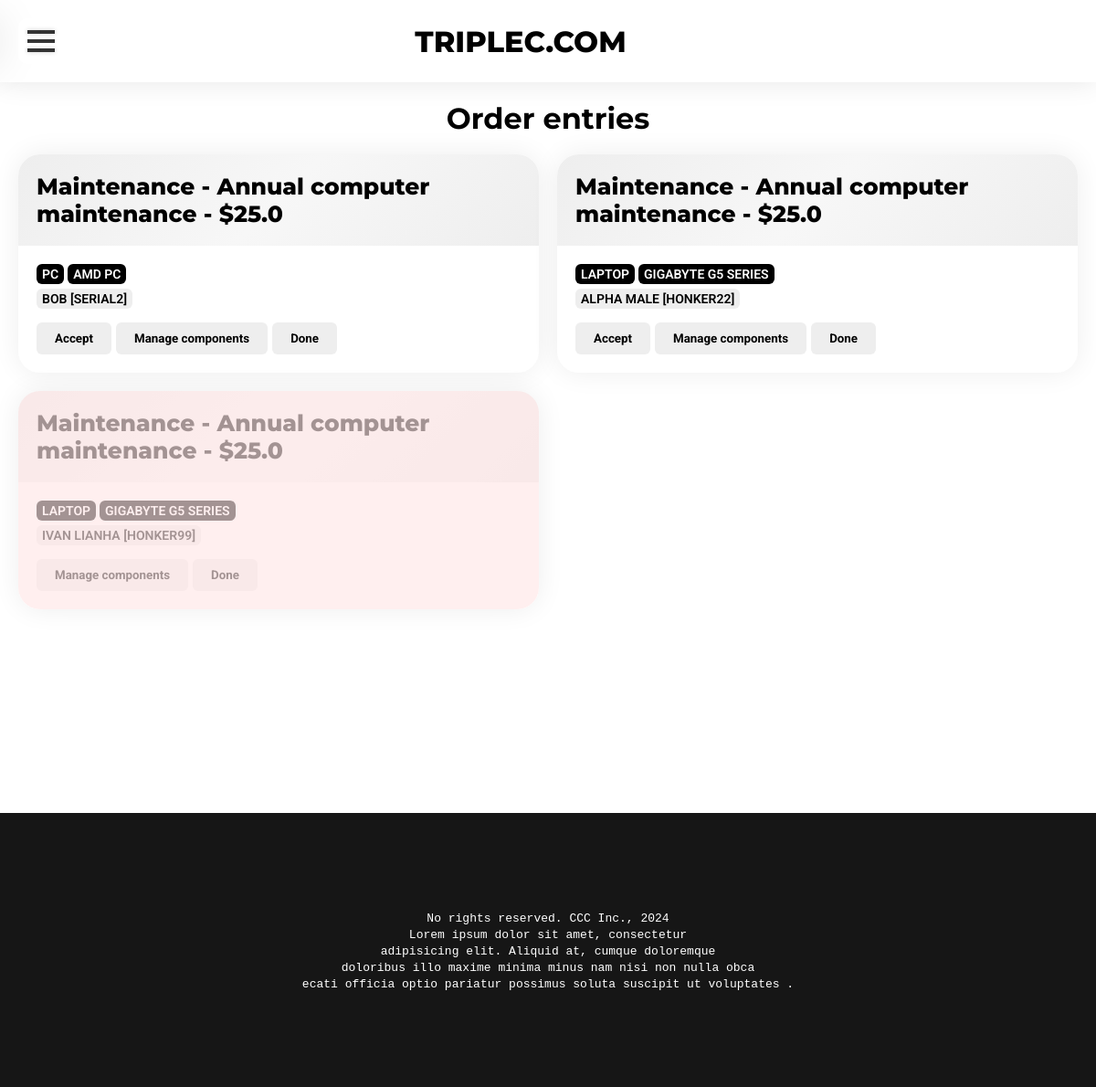
The app's page /master/ (signed in), older data.
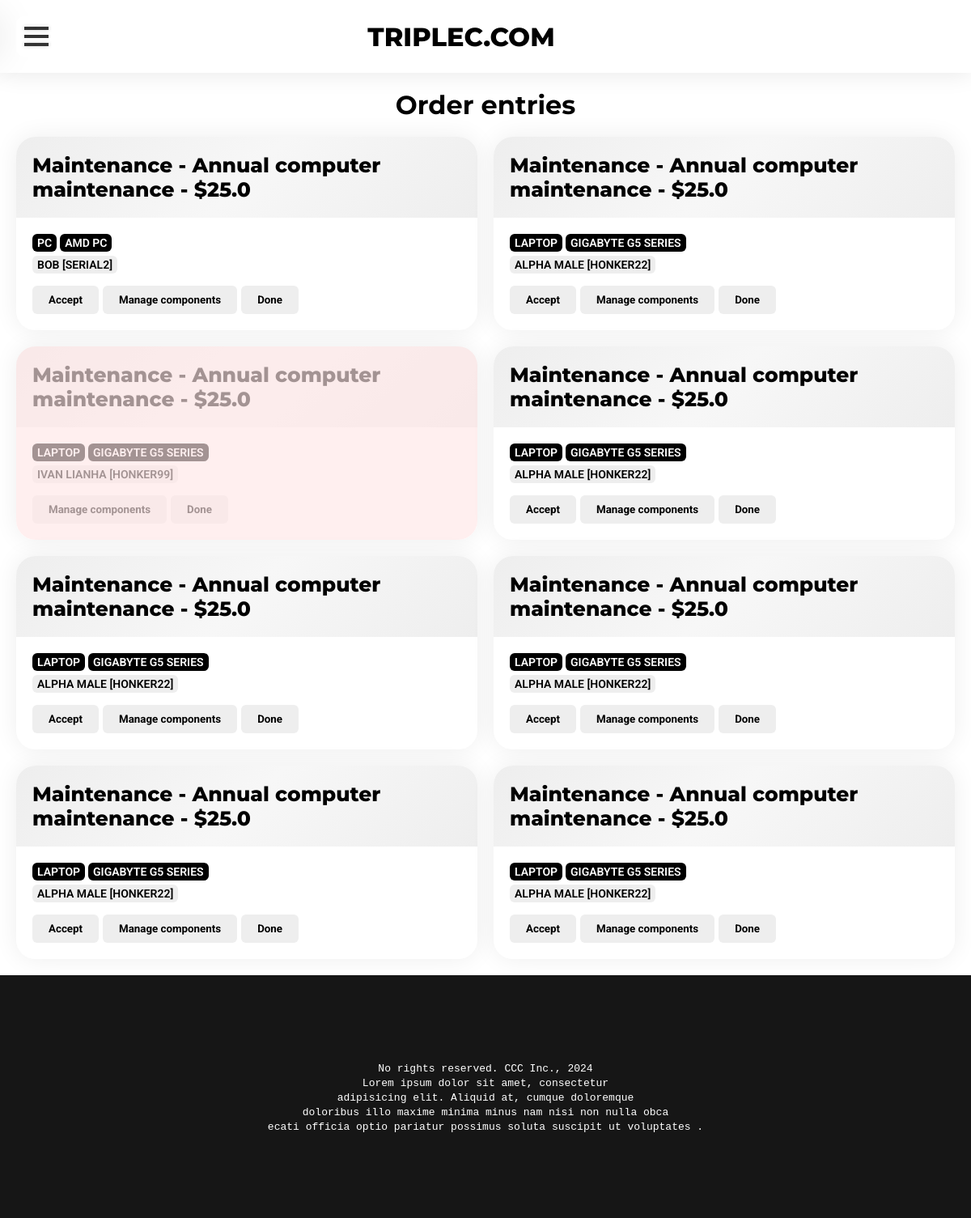
The same page, newer data.
### user_app/models.py (models this page shows, shortened)
class UserProfile(models.Model):
    user = models.ForeignKey(User, on_delete=models.CASCADE, default=None, null=True)
    phone_number = models.CharField("User contact phone number", max_length=20)
    name = models.CharField("User full name", max_length=100)
    address = models.CharField("User full address", max_length=200)
    passport_serial = models.CharField("User passport serial", max_length=50)
    import pytz

### cart_app/models.py (models this page shows, shortened)
class OrderEntry(models.Model):
    order_id = models.ForeignKey(Order, on_delete=models.CASCADE)
    service_type = models.ForeignKey(ServiceType, on_delete=models.CASCADE)
    service = models.ForeignKey(Service, on_delete=models.CASCADE)
    device_type = models.ForeignKey(DeviceType, on_delete=models.CASCADE)
    device = models.ForeignKey(Device, on_delete=models.CASCADE)
    master = models.ForeignKey(Master, on_delete=models.CASCADE)
    status = models.CharField("Order entry completion status", default="Awaiting acceptance", max_length=50)
    additional_components = models.ManyToManyField(Component)
    def count_total(self):
        total = 0.0
        for component in self.additional_components.all():
            total += component.price_in_usd
        return total + self.service.base_price_in_usd

### service_app/models.py (models this page shows, shortened)
class ServiceType(models.Model):
    name = models.CharField("Service type name", max_length=100)
    description = models.CharField("Service description", max_length=200)

class Service(models.Model):
    service_type_id = models.ForeignKey(ServiceType, on_delete=models.CASCADE)
    name = models.CharField("Service name", max_length=100)
    description = models.CharField("Service description", max_length=200)
    base_price_in_usd = models.FloatField("Base service price in USD without parts")
    device_types = models.ManyToManyField(DeviceType)

class DeviceType(models.Model):
    name = models.CharField("Device type name", max_length=100)
    description = models.CharField("Device type description", max_length=200)

class Device(models.Model):
    name = models.CharField("Device name", max_length=200)
    serial = models.CharField("Serial number", max_length=200)
    device_type = models.ForeignKey(DeviceType, on_delete=models.CASCADE)

### master_app/views.py (the view)
# urls.py: path('', views.master_orders, name='master_orders'),
@login_required
@user_passes_test(is_master)
def master_orders(request):
    user = request.user
    wrapper = []
    order_entries = OrderEntry.objects.filter(master__user=user)
    for entry in order_entries:
        order = entry.order_id
        client = order.user_profile
        wrapper.append({
            'client': client,
            'entry': entry
        })
    return render(request, 'master_app/master_orders.html', {'entries': wrapper})

### master_app/views.py (called while the page is built)
def is_master(user):
    return user.groups.filter(name="masters").exists()

### master_app/templates/master_app/master_orders.html (shortened to what this page needs)
{% extends 'mainapp/layout.html' %}
{% block main_block %}
    <div class="heading_container">
        <h1 class="heading_1">Order entries</h1>
    </div>
    <div class="service_wrapper_2">
        {% for entry in entries %}
            {% include 'master_app/master_order_block.html' with item=entry %}
        {% endfor %}
    </div>
{% endblock %}

### master_app/templates/master_app/master_order_block.html (shortened to what this page needs)
<div class="flat_container" style="position: relative">
    {% if item.entry.status == 'Ready' %}
        <div style="position: absolute; width: 100%; height: 100%; background-color: rgba(255, 255, 255, .6)"></div>
        <div style="position: absolute; width: 100%; height: 100%; background-color: rgba(100, 255, 100, .1)"></div>
    {% elif item.entry.status == 'Cancelled' %}
        <div style="position: absolute; width: 100%; height: 100%; background-color: rgba(255, 255, 255, .6)"></div>
        <div style="position: absolute; width: 100%; height: 100%; background-color: rgba(255, 100, 100, .1)"></div>
    {% endif %}
    <div class="flat_container_header">
        <span class="flat_container_heading_text">{{ item.entry.service_type.name }} - {{ item.entry.service.name }} - ${{ item.entry.count_total }}</span>
    </div>
    <div class="flat_container_body">
        <span class="flat_container_emphasis_text">{{ item.entry.device_type.name }}</span>
        <span class="flat_container_emphasis_text">{{ item.entry.device.name }}</span>
        <br>
        <span class="flat_container_emphasis_text_light">{{ item.client.name }} [{{ item.client.passport_serial }}]</span>
        <br>
        <div style="display: flex">
            {% if item.entry.status == 'Awaiting acceptance' %}
                <form action="{% url 'accept_order' %}" method="post">
                    <button class="btn_general" style="margin-right: 5px">Accept</button>
                </form>
            {% endif %}
            <form action="{% url 'component_list' %}" method="get">
                <button class="btn_general" style="margin-right: 5px">Manage components</button>
            </form>
            <form action="{% url 'finish_order' %}" method="post">
                <button class="btn_general" type="submit">Done</button>
            </form>
        </div>
    </div>
</div>

Row changes from the older to the newer data that the page shows:
now on one of the page's lists (row unchanged): UserProfile: client.name "ALPHA MALE", client.passport_serial "HONKER22"
added OrderEntry: entry.service_type.name "Maintenance", entry.service.name "Annual computer maintenance", entry.count_total "25.0", entry.device_type.name "LAPTOP", entry.device.name "GIGABYTE G5 SERIES"
added OrderEntry: entry.service_type.name "Maintenance", entry.service.name "Annual computer maintenance", entry.count_total "25.0", entry.device_type.name "LAPTOP", entry.device.name "GIGABYTE G5 SERIES"
added OrderEntry: entry.service_type.name "Maintenance", entry.service.name "Annual computer maintenance", entry.count_total "25.0", entry.device_type.name "LAPTOP", entry.device.name "GIGABYTE G5 SERIES"
added OrderEntry: entry.service_type.name "Maintenance", entry.service.name "Annual computer maintenance", entry.count_total "25.0", entry.device_type.name "LAPTOP", entry.device.name "GIGABYTE G5 SERIES"
added OrderEntry: entry.service_type.name "Maintenance", entry.service.name "Annual computer maintenance", entry.count_total "25.0", entry.device_type.name "LAPTOP", entry.device.name "GIGABYTE G5 SERIES"
